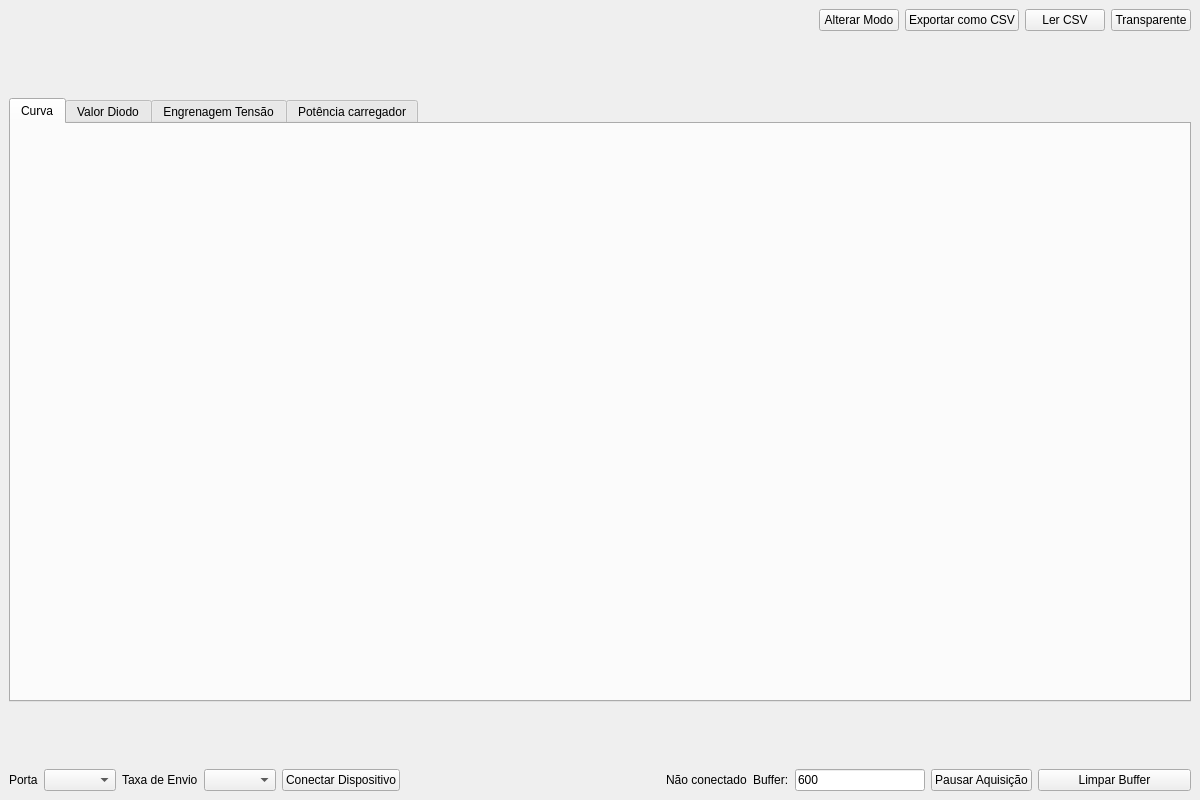
<?xml version="1.0" encoding="UTF-8"?>
<ui version="4.0">
 <class>MainWindow</class>
 <widget class="QMainWindow" name="MainWindow">
  <property name="geometry">
   <rect>
    <x>0</x>
    <y>0</y>
    <width>1200</width>
    <height>800</height>
   </rect>
  </property>
  <property name="windowTitle">
   <string>OpenJTX A9</string>
  </property>
  <widget class="QWidget" name="centralwidget">
   <layout class="QGridLayout" name="gridLayout">
    <item row="0" column="0">
     <layout class="QVBoxLayout" name="verticalLayout">
      <item>
       <layout class="QHBoxLayout" name="horizontalLayout_9">
        <item>
         <spacer name="horizontalSpacer_2">
          <property name="orientation">
           <enum>Qt::Orientation::Horizontal</enum>
          </property>
          <property name="sizeHint" stdset="0">
           <size>
            <width>40</width>
            <height>20</height>
           </size>
          </property>
         </spacer>
        </item>
        <item>
         <widget class="QPushButton" name="changeModeButton">
          <property name="sizePolicy">
           <sizepolicy hsizetype="Preferred" vsizetype="Preferred">
            <horstretch>0</horstretch>
            <verstretch>0</verstretch>
           </sizepolicy>
          </property>
          <property name="text">
           <string>Alterar Modo</string>
          </property>
         </widget>
        </item>
        <item>
         <widget class="QPushButton" name="exportCSVButton">
          <property name="sizePolicy">
           <sizepolicy hsizetype="Preferred" vsizetype="Preferred">
            <horstretch>0</horstretch>
            <verstretch>0</verstretch>
           </sizepolicy>
          </property>
          <property name="text">
           <string>Exportar como CSV</string>
          </property>
         </widget>
        </item>
        <item>
         <widget class="QPushButton" name="readCSVButton">
          <property name="sizePolicy">
           <sizepolicy hsizetype="Preferred" vsizetype="Preferred">
            <horstretch>0</horstretch>
            <verstretch>0</verstretch>
           </sizepolicy>
          </property>
          <property name="text">
           <string>Ler CSV</string>
          </property>
         </widget>
        </item>
        <item>
         <widget class="QPushButton" name="transparentModeButton">
          <property name="sizePolicy">
           <sizepolicy hsizetype="Preferred" vsizetype="Preferred">
            <horstretch>0</horstretch>
            <verstretch>0</verstretch>
           </sizepolicy>
          </property>
          <property name="text">
           <string>Transparente</string>
          </property>
         </widget>
        </item>
       </layout>
      </item>
      <item>
       <spacer name="verticalSpacer_2">
        <property name="orientation">
         <enum>Qt::Orientation::Vertical</enum>
        </property>
        <property name="sizeHint" stdset="0">
         <size>
          <width>20</width>
          <height>40</height>
         </size>
        </property>
       </spacer>
      </item>
      <item>
       <widget class="QTabWidget" name="tabWidget">
        <property name="currentIndex">
         <number>0</number>
        </property>
        <widget class="QWidget" name="curveTab">
         <attribute name="title">
          <string>Curva</string>
         </attribute>
         <layout class="QGridLayout" name="gridLayout_2">
          <item row="0" column="0">
           <layout class="QHBoxLayout" name="horizontalLayout_8">
            <item>
             <layout class="QVBoxLayout" name="verticalLayout_2">
              <item>
               <widget class="QScale" name="voltageGaugeWidget" native="true">
                <property name="minimumSize">
                 <size>
                  <width>0</width>
                  <height>275</height>
                 </size>
                </property>
               </widget>
              </item>
              <item>
               <widget class="QScale" name="currentGaugeWidget" native="true">
                <property name="minimumSize">
                 <size>
                  <width>0</width>
                  <height>275</height>
                 </size>
                </property>
               </widget>
              </item>
             </layout>
            </item>
            <item>
             <widget class="QCustomPlot" name="curveHistoryGraph" native="true"/>
            </item>
           </layout>
          </item>
         </layout>
        </widget>
        <widget class="QWidget" name="diodeValueTab">
         <attribute name="title">
          <string>Valor Diodo</string>
         </attribute>
         <layout class="QGridLayout" name="gridLayout_3">
          <item row="0" column="0">
           <layout class="QVBoxLayout" name="verticalLayout_3">
            <item>
             <widget class="QLabel" name="continuityText">
              <property name="font">
               <font>
                <pointsize>32</pointsize>
                <bold>true</bold>
               </font>
              </property>
              <property name="text">
               <string>Aberto</string>
              </property>
              <property name="alignment">
               <set>Qt::AlignmentFlag::AlignCenter</set>
              </property>
             </widget>
            </item>
            <item>
             <layout class="QVBoxLayout" name="verticalLayout_5">
              <item>
               <layout class="QHBoxLayout" name="horizontalLayout_11">
                <item>
                 <layout class="QVBoxLayout" name="verticalLayout_10">
                  <item>
                   <widget class="QLabel" name="label_9">
                    <property name="text">
                     <string>Registro 1</string>
                    </property>
                    <property name="alignment">
                     <set>Qt::AlignmentFlag::AlignCenter</set>
                    </property>
                   </widget>
                  </item>
                  <item>
                   <widget class="QLineEdit" name="reg1Display">
                    <property name="sizePolicy">
                     <sizepolicy hsizetype="Minimum" vsizetype="Preferred">
                      <horstretch>0</horstretch>
                      <verstretch>0</verstretch>
                     </sizepolicy>
                    </property>
                    <property name="alignment">
                     <set>Qt::AlignmentFlag::AlignCenter</set>
                    </property>
                   </widget>
                  </item>
                 </layout>
                </item>
                <item>
                 <layout class="QVBoxLayout" name="verticalLayout_11">
                  <item>
                   <widget class="QLabel" name="label_11">
                    <property name="text">
                     <string>Registro 2</string>
                    </property>
                    <property name="alignment">
                     <set>Qt::AlignmentFlag::AlignCenter</set>
                    </property>
                   </widget>
                  </item>
                  <item>
                   <widget class="QLineEdit" name="reg2Display">
                    <property name="sizePolicy">
                     <sizepolicy hsizetype="Minimum" vsizetype="Preferred">
                      <horstretch>0</horstretch>
                      <verstretch>0</verstretch>
                     </sizepolicy>
                    </property>
                    <property name="alignment">
                     <set>Qt::AlignmentFlag::AlignCenter</set>
                    </property>
                   </widget>
                  </item>
                 </layout>
                </item>
                <item>
                 <layout class="QVBoxLayout" name="verticalLayout_12">
                  <item>
                   <widget class="QLabel" name="label_10">
                    <property name="text">
                     <string>Registro 3</string>
                    </property>
                    <property name="alignment">
                     <set>Qt::AlignmentFlag::AlignCenter</set>
                    </property>
                   </widget>
                  </item>
                  <item>
                   <widget class="QLineEdit" name="reg3Display">
                    <property name="sizePolicy">
                     <sizepolicy hsizetype="Minimum" vsizetype="Preferred">
                      <horstretch>0</horstretch>
                      <verstretch>0</verstretch>
                     </sizepolicy>
                    </property>
                    <property name="alignment">
                     <set>Qt::AlignmentFlag::AlignCenter</set>
                    </property>
                   </widget>
                  </item>
                 </layout>
                </item>
               </layout>
              </item>
              <item>
               <layout class="QHBoxLayout" name="horizontalLayout_10">
                <item>
                 <layout class="QVBoxLayout" name="verticalLayout_13">
                  <item>
                   <widget class="QLabel" name="label_6">
                    <property name="text">
                     <string>Registro 4</string>
                    </property>
                    <property name="alignment">
                     <set>Qt::AlignmentFlag::AlignCenter</set>
                    </property>
                   </widget>
                  </item>
                  <item>
                   <widget class="QLineEdit" name="reg4Display">
                    <property name="sizePolicy">
                     <sizepolicy hsizetype="Minimum" vsizetype="Preferred">
                      <horstretch>0</horstretch>
                      <verstretch>0</verstretch>
                     </sizepolicy>
                    </property>
                    <property name="alignment">
                     <set>Qt::AlignmentFlag::AlignCenter</set>
                    </property>
                   </widget>
                  </item>
                 </layout>
                </item>
                <item>
                 <layout class="QVBoxLayout" name="verticalLayout_14">
                  <item>
                   <widget class="QLabel" name="label_7">
                    <property name="text">
                     <string>Registro 5</string>
                    </property>
                    <property name="alignment">
                     <set>Qt::AlignmentFlag::AlignCenter</set>
                    </property>
                   </widget>
                  </item>
                  <item>
                   <widget class="QLineEdit" name="reg5Display">
                    <property name="sizePolicy">
                     <sizepolicy hsizetype="Minimum" vsizetype="Preferred">
                      <horstretch>0</horstretch>
                      <verstretch>0</verstretch>
                     </sizepolicy>
                    </property>
                    <property name="alignment">
                     <set>Qt::AlignmentFlag::AlignCenter</set>
                    </property>
                   </widget>
                  </item>
                 </layout>
                </item>
                <item>
                 <layout class="QVBoxLayout" name="verticalLayout_15">
                  <item>
                   <widget class="QLabel" name="label_8">
                    <property name="text">
                     <string>Registro 6</string>
                    </property>
                    <property name="alignment">
                     <set>Qt::AlignmentFlag::AlignCenter</set>
                    </property>
                   </widget>
                  </item>
                  <item>
                   <widget class="QLineEdit" name="reg6Display">
                    <property name="sizePolicy">
                     <sizepolicy hsizetype="Minimum" vsizetype="Preferred">
                      <horstretch>0</horstretch>
                      <verstretch>0</verstretch>
                     </sizepolicy>
                    </property>
                    <property name="alignment">
                     <set>Qt::AlignmentFlag::AlignCenter</set>
                    </property>
                   </widget>
                  </item>
                 </layout>
                </item>
               </layout>
              </item>
             </layout>
            </item>
            <item>
             <layout class="QHBoxLayout" name="horizontalLayout_13">
              <item>
               <layout class="QVBoxLayout" name="verticalLayout_7">
                <item>
                 <layout class="QHBoxLayout" name="horizontalLayout_12">
                  <item>
                   <layout class="QVBoxLayout" name="verticalLayout_6">
                    <item>
                     <widget class="QLabel" name="label_12">
                      <property name="text">
                       <string>Registro 7</string>
                      </property>
                      <property name="alignment">
                       <set>Qt::AlignmentFlag::AlignCenter</set>
                      </property>
                     </widget>
                    </item>
                    <item>
                     <widget class="QLineEdit" name="reg7Display">
                      <property name="sizePolicy">
                       <sizepolicy hsizetype="Minimum" vsizetype="Preferred">
                        <horstretch>0</horstretch>
                        <verstretch>0</verstretch>
                       </sizepolicy>
                      </property>
                      <property name="alignment">
                       <set>Qt::AlignmentFlag::AlignCenter</set>
                      </property>
                     </widget>
                    </item>
                    <item>
                     <widget class="QLabel" name="label_13">
                      <property name="text">
                       <string>Registro 9</string>
                      </property>
                      <property name="alignment">
                       <set>Qt::AlignmentFlag::AlignCenter</set>
                      </property>
                     </widget>
                    </item>
                    <item>
                     <widget class="QLineEdit" name="reg9Display">
                      <property name="sizePolicy">
                       <sizepolicy hsizetype="Minimum" vsizetype="Preferred">
                        <horstretch>0</horstretch>
                        <verstretch>0</verstretch>
                       </sizepolicy>
                      </property>
                      <property name="alignment">
                       <set>Qt::AlignmentFlag::AlignCenter</set>
                      </property>
                     </widget>
                    </item>
                    <item>
                     <widget class="QLabel" name="label_14">
                      <property name="text">
                       <string>Registro 11</string>
                      </property>
                      <property name="alignment">
                       <set>Qt::AlignmentFlag::AlignCenter</set>
                      </property>
                     </widget>
                    </item>
                    <item>
                     <widget class="QLineEdit" name="reg11Display">
                      <property name="sizePolicy">
                       <sizepolicy hsizetype="Minimum" vsizetype="Preferred">
                        <horstretch>0</horstretch>
                        <verstretch>0</verstretch>
                       </sizepolicy>
                      </property>
                      <property name="alignment">
                       <set>Qt::AlignmentFlag::AlignCenter</set>
                      </property>
                     </widget>
                    </item>
                   </layout>
                  </item>
                  <item>
                   <layout class="QVBoxLayout" name="verticalLayout_4">
                    <item>
                     <widget class="QLabel" name="label_15">
                      <property name="text">
                       <string>Registro 8</string>
                      </property>
                      <property name="alignment">
                       <set>Qt::AlignmentFlag::AlignCenter</set>
                      </property>
                     </widget>
                    </item>
                    <item>
                     <widget class="QLineEdit" name="reg8Display">
                      <property name="sizePolicy">
                       <sizepolicy hsizetype="Minimum" vsizetype="Preferred">
                        <horstretch>0</horstretch>
                        <verstretch>0</verstretch>
                       </sizepolicy>
                      </property>
                      <property name="alignment">
                       <set>Qt::AlignmentFlag::AlignCenter</set>
                      </property>
                     </widget>
                    </item>
                    <item>
                     <widget class="QLabel" name="label_17">
                      <property name="text">
                       <string>Registro 10</string>
                      </property>
                      <property name="alignment">
                       <set>Qt::AlignmentFlag::AlignCenter</set>
                      </property>
                     </widget>
                    </item>
                    <item>
                     <widget class="QLineEdit" name="reg10Display">
                      <property name="sizePolicy">
                       <sizepolicy hsizetype="Minimum" vsizetype="Preferred">
                        <horstretch>0</horstretch>
                        <verstretch>0</verstretch>
                       </sizepolicy>
                      </property>
                      <property name="alignment">
                       <set>Qt::AlignmentFlag::AlignCenter</set>
                      </property>
                     </widget>
                    </item>
                    <item>
                     <widget class="QLabel" name="label_16">
                      <property name="text">
                       <string>Registro 12</string>
                      </property>
                      <property name="alignment">
                       <set>Qt::AlignmentFlag::AlignCenter</set>
                      </property>
                     </widget>
                    </item>
                    <item>
                     <widget class="QLineEdit" name="reg12Display">
                      <property name="sizePolicy">
                       <sizepolicy hsizetype="Minimum" vsizetype="Preferred">
                        <horstretch>0</horstretch>
                        <verstretch>0</verstretch>
                       </sizepolicy>
                      </property>
                      <property name="alignment">
                       <set>Qt::AlignmentFlag::AlignCenter</set>
                      </property>
                     </widget>
                    </item>
                   </layout>
                  </item>
                 </layout>
                </item>
                <item>
                 <layout class="QHBoxLayout" name="horizontalLayout_14">
                  <item>
                   <spacer name="horizontalSpacer_3">
                    <property name="orientation">
                     <enum>Qt::Orientation::Horizontal</enum>
                    </property>
                    <property name="sizeHint" stdset="0">
                     <size>
                      <width>40</width>
                      <height>20</height>
                     </size>
                    </property>
                   </spacer>
                  </item>
                  <item>
                   <widget class="QPushButton" name="exportRecordsButton">
                    <property name="text">
                     <string>Exportar registros</string>
                    </property>
                   </widget>
                  </item>
                  <item>
                   <spacer name="horizontalSpacer_4">
                    <property name="orientation">
                     <enum>Qt::Orientation::Horizontal</enum>
                    </property>
                    <property name="sizeHint" stdset="0">
                     <size>
                      <width>40</width>
                      <height>20</height>
                     </size>
                    </property>
                   </spacer>
                  </item>
                 </layout>
                </item>
               </layout>
              </item>
              <item>
               <widget class="QWidget" name="widget_4" native="true">
                <property name="minimumSize">
                 <size>
                  <width>600</width>
                  <height>200</height>
                 </size>
                </property>
               </widget>
              </item>
             </layout>
            </item>
           </layout>
          </item>
         </layout>
        </widget>
        <widget class="QWidget" name="gearVoltageTab">
         <attribute name="title">
          <string>Engrenagem Tensão</string>
         </attribute>
         <layout class="QGridLayout" name="gridLayout_4">
          <item row="0" column="0">
           <layout class="QHBoxLayout" name="horizontalLayout_15">
            <item>
             <layout class="QVBoxLayout" name="verticalLayout_8">
              <item>
               <spacer name="verticalSpacer_4">
                <property name="orientation">
                 <enum>Qt::Orientation::Vertical</enum>
                </property>
                <property name="sizeHint" stdset="0">
                 <size>
                  <width>20</width>
                  <height>40</height>
                 </size>
                </property>
               </spacer>
              </item>
              <item>
               <widget class="QLabel" name="label_18">
                <property name="text">
                 <string>Tensão (V)</string>
                </property>
                <property name="alignment">
                 <set>Qt::AlignmentFlag::AlignCenter</set>
                </property>
               </widget>
              </item>
              <item>
               <widget class="QLCDNumber" name="voltageLCD_gear">
                <property name="smallDecimalPoint">
                 <bool>false</bool>
                </property>
                <property name="digitCount">
                 <number>5</number>
                </property>
                <property name="mode">
                 <enum>QLCDNumber::Mode::Dec</enum>
                </property>
                <property name="segmentStyle">
                 <enum>QLCDNumber::SegmentStyle::Flat</enum>
                </property>
                <property name="value" stdset="0">
                 <double>0.000000000000000</double>
                </property>
               </widget>
              </item>
              <item>
               <spacer name="verticalSpacer_3">
                <property name="orientation">
                 <enum>Qt::Orientation::Vertical</enum>
                </property>
                <property name="sizeHint" stdset="0">
                 <size>
                  <width>20</width>
                  <height>40</height>
                 </size>
                </property>
               </spacer>
              </item>
             </layout>
            </item>
            <item>
             <widget class="QWidget" name="widget_5" native="true"/>
            </item>
           </layout>
          </item>
         </layout>
        </widget>
        <widget class="QWidget" name="chargingPowerTab">
         <attribute name="title">
          <string>Potência carregador</string>
         </attribute>
         <layout class="QGridLayout" name="gridLayout_5">
          <item row="0" column="0">
           <layout class="QHBoxLayout" name="horizontalLayout_22">
            <item>
             <layout class="QVBoxLayout" name="verticalLayout_9">
              <item>
               <layout class="QHBoxLayout" name="horizontalLayout_16">
                <item>
                 <widget class="QLabel" name="label_19">
                  <property name="text">
                   <string>Tensão (V)</string>
                  </property>
                 </widget>
                </item>
                <item>
                 <widget class="QLineEdit" name="voltageDisplay">
                  <property name="sizePolicy">
                   <sizepolicy hsizetype="Minimum" vsizetype="Preferred">
                    <horstretch>0</horstretch>
                    <verstretch>0</verstretch>
                   </sizepolicy>
                  </property>
                  <property name="font">
                   <font>
                    <pointsize>23</pointsize>
                    <bold>false</bold>
                    <kerning>true</kerning>
                   </font>
                  </property>
                  <property name="text">
                   <string>0.000000</string>
                  </property>
                  <property name="readOnly">
                   <bool>true</bool>
                  </property>
                 </widget>
                </item>
               </layout>
              </item>
              <item>
               <layout class="QHBoxLayout" name="horizontalLayout_17">
                <item>
                 <widget class="QLabel" name="label_20">
                  <property name="text">
                   <string>Corrente (A)</string>
                  </property>
                 </widget>
                </item>
                <item>
                 <widget class="QLineEdit" name="currentDisplay">
                  <property name="sizePolicy">
                   <sizepolicy hsizetype="Minimum" vsizetype="Preferred">
                    <horstretch>0</horstretch>
                    <verstretch>0</verstretch>
                   </sizepolicy>
                  </property>
                  <property name="font">
                   <font>
                    <pointsize>23</pointsize>
                   </font>
                  </property>
                  <property name="text">
                   <string>0.000000</string>
                  </property>
                  <property name="readOnly">
                   <bool>true</bool>
                  </property>
                 </widget>
                </item>
               </layout>
              </item>
              <item>
               <layout class="QHBoxLayout" name="horizontalLayout_18">
                <item>
                 <widget class="QLabel" name="label_21">
                  <property name="text">
                   <string>Potência (W)</string>
                  </property>
                 </widget>
                </item>
                <item>
                 <widget class="QLineEdit" name="powerDisplay">
                  <property name="sizePolicy">
                   <sizepolicy hsizetype="Minimum" vsizetype="Preferred">
                    <horstretch>0</horstretch>
                    <verstretch>0</verstretch>
                   </sizepolicy>
                  </property>
                  <property name="font">
                   <font>
                    <pointsize>23</pointsize>
                   </font>
                  </property>
                  <property name="text">
                   <string>0.000000</string>
                  </property>
                  <property name="readOnly">
                   <bool>true</bool>
                  </property>
                 </widget>
                </item>
               </layout>
              </item>
              <item>
               <layout class="QHBoxLayout" name="horizontalLayout_19">
                <item>
                 <widget class="QLabel" name="label_22">
                  <property name="text">
                   <string>mAh (mAh)</string>
                  </property>
                 </widget>
                </item>
                <item>
                 <widget class="QLineEdit" name="mAhDisplay">
                  <property name="sizePolicy">
                   <sizepolicy hsizetype="Minimum" vsizetype="Preferred">
                    <horstretch>0</horstretch>
                    <verstretch>0</verstretch>
                   </sizepolicy>
                  </property>
                  <property name="font">
                   <font>
                    <pointsize>23</pointsize>
                   </font>
                  </property>
                  <property name="text">
                   <string>0.000000</string>
                  </property>
                  <property name="readOnly">
                   <bool>true</bool>
                  </property>
                 </widget>
                </item>
               </layout>
              </item>
              <item>
               <layout class="QHBoxLayout" name="horizontalLayout_20">
                <item>
                 <widget class="QLabel" name="label_23">
                  <property name="text">
                   <string>mWh (mWh)</string>
                  </property>
                 </widget>
                </item>
                <item>
                 <widget class="QLineEdit" name="mWhDisplay">
                  <property name="sizePolicy">
                   <sizepolicy hsizetype="Minimum" vsizetype="Preferred">
                    <horstretch>0</horstretch>
                    <verstretch>0</verstretch>
                   </sizepolicy>
                  </property>
                  <property name="font">
                   <font>
                    <pointsize>23</pointsize>
                   </font>
                  </property>
                  <property name="text">
                   <string>0.000000</string>
                  </property>
                  <property name="readOnly">
                   <bool>true</bool>
                  </property>
                 </widget>
                </item>
               </layout>
              </item>
              <item>
               <layout class="QHBoxLayout" name="horizontalLayout_21">
                <item>
                 <widget class="QLabel" name="label_24">
                  <property name="text">
                   <string>Tempo</string>
                  </property>
                 </widget>
                </item>
                <item>
                 <widget class="QLineEdit" name="timeDisplay">
                  <property name="sizePolicy">
                   <sizepolicy hsizetype="Minimum" vsizetype="Preferred">
                    <horstretch>0</horstretch>
                    <verstretch>0</verstretch>
                   </sizepolicy>
                  </property>
                  <property name="font">
                   <font>
                    <pointsize>23</pointsize>
                   </font>
                  </property>
                  <property name="text">
                   <string>000:00:00</string>
                  </property>
                  <property name="readOnly">
                   <bool>true</bool>
                  </property>
                 </widget>
                </item>
               </layout>
              </item>
             </layout>
            </item>
            <item>
             <widget class="QWidget" name="widget_6" native="true"/>
            </item>
           </layout>
          </item>
         </layout>
        </widget>
       </widget>
      </item>
      <item>
       <spacer name="verticalSpacer">
        <property name="orientation">
         <enum>Qt::Orientation::Vertical</enum>
        </property>
        <property name="sizeHint" stdset="0">
         <size>
          <width>20</width>
          <height>40</height>
         </size>
        </property>
       </spacer>
      </item>
      <item>
       <layout class="QHBoxLayout" name="horizontalLayout_4">
        <item>
         <layout class="QHBoxLayout" name="horizontalLayout">
          <item>
           <widget class="QLabel" name="label_3">
            <property name="text">
             <string>Porta</string>
            </property>
           </widget>
          </item>
          <item>
           <widget class="QComboBox" name="portComboBox"/>
          </item>
         </layout>
        </item>
        <item>
         <layout class="QHBoxLayout" name="horizontalLayout_2">
          <item>
           <widget class="QLabel" name="label_4">
            <property name="text">
             <string>Taxa de Envio</string>
            </property>
           </widget>
          </item>
          <item>
           <widget class="QComboBox" name="baudComboBox"/>
          </item>
         </layout>
        </item>
        <item>
         <layout class="QHBoxLayout" name="horizontalLayout_3">
          <item>
           <widget class="QPushButton" name="connectButton">
            <property name="sizePolicy">
             <sizepolicy hsizetype="Preferred" vsizetype="Minimum">
              <horstretch>0</horstretch>
              <verstretch>0</verstretch>
             </sizepolicy>
            </property>
            <property name="text">
             <string>Conectar Dispositivo</string>
            </property>
            <property name="autoDefault">
             <bool>false</bool>
            </property>
            <property name="default">
             <bool>false</bool>
            </property>
            <property name="flat">
             <bool>false</bool>
            </property>
           </widget>
          </item>
         </layout>
        </item>
        <item>
         <spacer name="horizontalSpacer">
          <property name="orientation">
           <enum>Qt::Orientation::Horizontal</enum>
          </property>
          <property name="sizeHint" stdset="0">
           <size>
            <width>40</width>
            <height>20</height>
           </size>
          </property>
         </spacer>
        </item>
        <item>
         <layout class="QHBoxLayout" name="horizontalLayout_7">
          <item>
           <widget class="QLabel" name="connectionText">
            <property name="text">
             <string>Não conectado</string>
            </property>
           </widget>
          </item>
          <item>
           <layout class="QHBoxLayout" name="horizontalLayout_6">
            <item>
             <widget class="QLabel" name="label_2">
              <property name="text">
               <string>Buffer:</string>
              </property>
             </widget>
            </item>
            <item>
             <widget class="QLineEdit" name="bufferChangeText">
              <property name="text">
               <string>600</string>
              </property>
             </widget>
            </item>
           </layout>
          </item>
         </layout>
        </item>
        <item>
         <layout class="QHBoxLayout" name="horizontalLayout_5">
          <item>
           <widget class="QPushButton" name="pauseAckButton">
            <property name="sizePolicy">
             <sizepolicy hsizetype="Preferred" vsizetype="Minimum">
              <horstretch>0</horstretch>
              <verstretch>0</verstretch>
             </sizepolicy>
            </property>
            <property name="text">
             <string>Pausar Aquisição</string>
            </property>
            <property name="autoDefault">
             <bool>false</bool>
            </property>
            <property name="default">
             <bool>false</bool>
            </property>
            <property name="flat">
             <bool>false</bool>
            </property>
           </widget>
          </item>
          <item>
           <widget class="QPushButton" name="clearBufferButton">
            <property name="sizePolicy">
             <sizepolicy hsizetype="Expanding" vsizetype="Preferred">
              <horstretch>0</horstretch>
              <verstretch>0</verstretch>
             </sizepolicy>
            </property>
            <property name="text">
             <string>Limpar Buffer</string>
            </property>
           </widget>
          </item>
         </layout>
        </item>
       </layout>
      </item>
     </layout>
    </item>
   </layout>
  </widget>
  <widget class="QMenuBar" name="menubar">
   <property name="geometry">
    <rect>
     <x>0</x>
     <y>0</y>
     <width>1200</width>
     <height>30</height>
    </rect>
   </property>
  </widget>
  <action name="actionTeste">
   <property name="text">
    <string>Teste</string>
   </property>
  </action>
 </widget>
 <customwidgets>
  <customwidget>
   <class>QScale</class>
   <extends>QWidget</extends>
   <header>qscale.h</header>
   <container>1</container>
  </customwidget>
  <customwidget>
   <class>QCustomPlot</class>
   <extends>QWidget</extends>
   <header>qcustomplot.h</header>
   <container>1</container>
  </customwidget>
 </customwidgets>
 <resources/>
 <connections/>
</ui>
